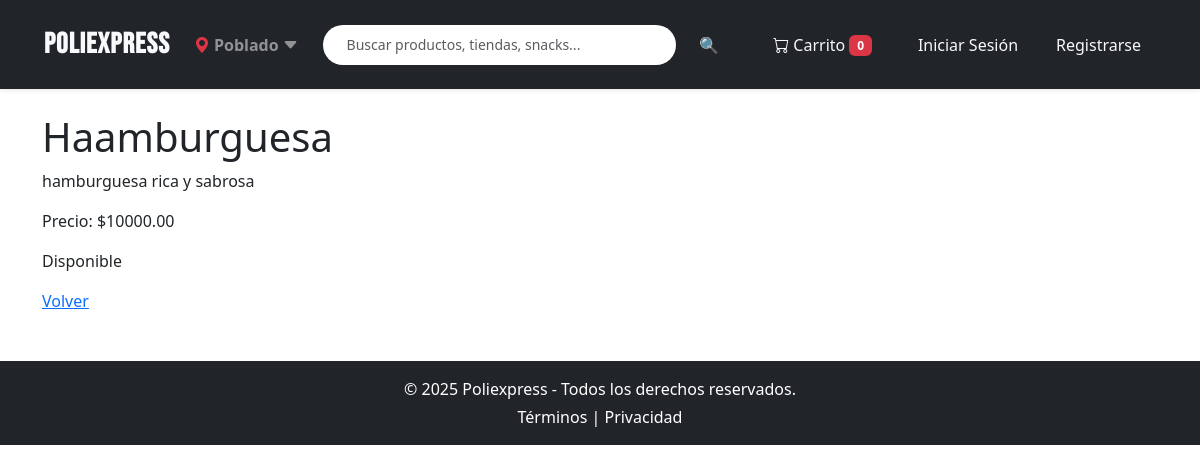
Screenshot of /pedidos/producto/4/ with the database file from the repository.
### pedidos/models.py (models this page shows, shortened)
class Producto(models.Model):
    nombre = models.CharField(max_length=100)
    descripcion = models.TextField()
    precio = models.DecimalField(max_digits=10, decimal_places=2)
    disponible = models.BooleanField(default=True)
    vendedor = models.ForeignKey(User, on_delete=models.CASCADE)
    imagen = models.ImageField(upload_to='', null=True, blank=True)

### pedidos/views.py (the view)
# urls.py: path('producto/<int:producto_id>/', views.detalle_producto, name='detalle_producto'),
def detalle_producto(request, producto_id):
    producto = get_object_or_404(Producto, pk=producto_id)
    return render(request, 'pedidos/detalle_producto.html', {'producto': producto})

### pedidos/templates/pedidos/detalle_producto.html
{% extends 'pedidos/base.html' %}
{% block content %}
<h1>{{ producto.nombre }}</h1>
<p>{{ producto.descripcion }}</p>
<p>Precio: ${{ producto.precio }}</p>
<p>{% if producto.disponible %}Disponible{% else %}No disponible{% endif %}</p>
<a href="{% url 'lista_productos' %}">Volver</a>
{% endblock %}

### rows the page displays
Producto: nombre "Haamburguesa", descripcion "hamburguesa rica y sabrosa", precio "10000.00"
